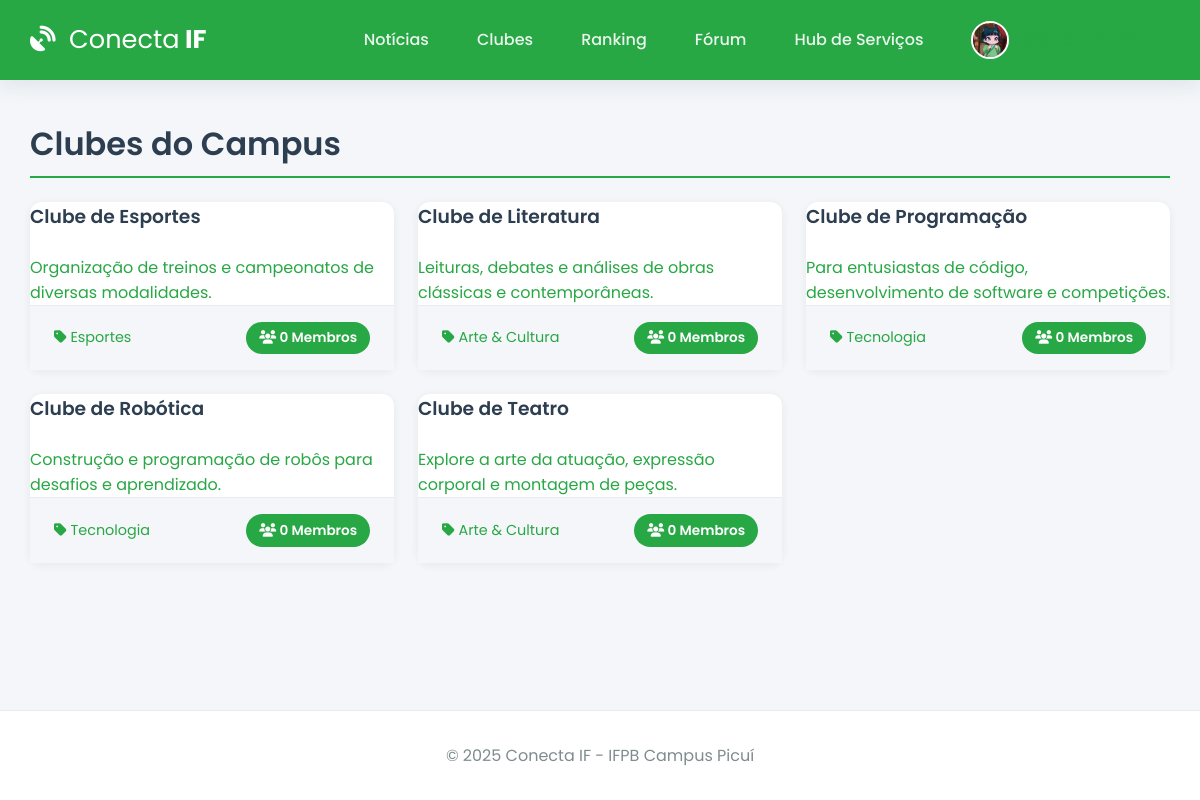
Page /clubes (signed in) on the committed database.
### app.py (models this page shows, shortened)
class User(db.Model):
    id = db.Column(db.Integer, primary_key=True)
    email = db.Column(db.String(120), unique=True, nullable=False)
    username = db.Column(db.String(12), unique=True, nullable=False)
    password_hash = db.Column(db.String(256), nullable=False)
    image_file = db.Column(db.String(100), nullable=False, default='default.jpg')
    eventos_inscritos = db.relationship('Evento', secondary=inscricao_evento_tabela, back_populates='alunos_inscritos', lazy='dynamic')
    clubes_membro = db.relationship('Clube', secondary=membros_clube_tabela, back_populates='membros', lazy='dynamic')
    topicos_criados = db.relationship('ForumTopico', backref='autor', lazy='dynamic', cascade="all, delete-orphan")
    posts_criados = db.relationship('ForumPost', backref='autor', lazy='dynamic', cascade="all, delete-orphan")

class Clube(db.Model):
    id = db.Column(db.Integer, primary_key=True)
    nome = db.Column(db.String(100), unique=True, nullable=False)
    descricao = db.Column(db.Text, nullable=False)
    categoria = db.Column(db.String(50), nullable=False)
    membros = db.relationship('User', secondary=membros_clube_tabela, back_populates='clubes_membro', lazy='dynamic')
    eventos = db.relationship('Evento', backref='clube_organizador', lazy='dynamic')

### app.py (the view)
@app.route('/clubes')
@login_required
def clubes():
    todos_clubes = Clube.query.order_by(Clube.nome).all()
    return render_template('clubes.html', clubes=todos_clubes)

### app.py (called while the page is built)
@app.before_request
def load_logged_in_user():
    user_id = session.get('user_id')
    g.user = User.query.get(user_id) if user_id else None
    if user_id and g.user is None:
        session.clear()

def login_required(f):
    @wraps(f)
    def decorated_function(*args, **kwargs):
        if g.user is None:
            flash('Você precisa fazer login para acessar esta página.', 'warning')
            return redirect(url_for('login'))
        return f(*args, **kwargs)
    return decorated_function

@app.context_processor
def inject_user_and_year():
    return dict(current_user_data=g.user, current_year=datetime.now(timezone.utc).year)

### templates/clubes.html (shortened to what this page needs)
{% extends 'base.html' %}
{% block content %}
    <h1 class="page-header">Clubes do Campus</h1>
    <div class="course-grid">
        {% for clube in clubes %}
            <a href="{{ url_for('detalhe_clube', clube_id=clube.id) }}" class="card-link">
                <div class="card course-card">
                    <h3>{{ clube.nome }}</h3>
                    <p class="text-muted">{{ clube.descricao|truncate(120) }}</p>
                    <div class="card-footer">
                        <span><i class="fas fa-tag"></i> {{ clube.categoria }}</span>
                        <span class="vagas-badge"><i class="fas fa-users"></i> {{ clube.membros.count() }} Membros</span>
                    </div>
                </div>
            </a>
        {% else %}
            <p>Nenhum clube encontrado.</p>
        {% endfor %}
    </div>
{% endblock %}

### templates/base.html (shortened to what this page needs)
<!DOCTYPE html>
<html lang="pt-br">
<head>
    <link rel="stylesheet" href="https://cdnjs.cloudflare.com/ajax/libs/font-awesome/6.5.2/css/all.min.css" />
    <link rel="stylesheet" href="{{ url_for('static', filename='css/style.css') }}">
</head>
<body>
    <header class="header">
        <div class="container">
            <nav class="navbar">
                <a class="navbar-brand" href="{{ url_for('noticias') if current_user_data else url_for('login') }}">
                    <i class="fas fa-satellite-dish"></i> <strong>Conecta</strong> IF
                </a>
                <div class="nav-links" id="nav-links">
                    {% if current_user_data %}
                        <a class="nav-item" href="{{ url_for('noticias') }}">Notícias</a>
                        <a class="nav-item" href="{{ url_for('clubes') }}">Clubes</a>
                        <a class="nav-item" href="{{ url_for('ranking') }}">Ranking</a>
                        <a class="nav-item" href="{{ url_for('forum') }}">Fórum</a>
                        <a class="nav-item" href="{{ url_for('hub_servicos') }}">Hub de Serviços</a>
                        <div class="nav-item user-menu">
                             <a class="user-menu-trigger" href="#">
                                 <img src="{{ url_for('static', filename='profile_pics/' + current_user_data.image_file) }}" class="nav-profile-image">
                                 <span>{{ current_user_data.username }}</span> <i class="fas fa-chevron-down dropdown-icon"></i>
                            </a>
                        </div>
                    {% else %}
                        <a href="{{ url_for('login') }}" class="nav-item">Entrar</a>
                        <a href="{{ url_for('register') }}" class="nav-item btn btn-outline">Registar</a>
                    {% endif %}
                </div>
            </nav>
        </div>
    </header>
    <main class="container">
        {% block content %}{% endblock %}
    </main>
    <footer class="footer">
        <p>&copy; {{ current_year }} Conecta IF - IFPB Campus Picuí</p>
    </footer>
</body>
</html>

### static/css/style.css (style rules this page uses)
:root { --ifpb-green: #28a745; --ifpb-green-dark: #218838; --dark-blue: #2c3e50; --light-gray: #ecf0f1; --medium-gray: #bdc3c7; --text-color: #34495e; --light-text: #7f8c8d; --background-color: #f4f6f9; --surface-color: #ffffff; --border-color: #e9ecef; --font-family-base: 'Poppins', sans-serif; --shadow-sm: 0 2px 8px rgba(44, 62, 80, 0.07); --shadow-md: 0 5px 20px rgba(44, 62, 80, 0.1); --border-radius: 12px; }
* { box-sizing: border-box; margin: 0; padding: 0; }
html { height: 100%; }
body { font-family: var(--font-family-base); background-color: var(--background-color); color: var(--text-color); display: flex; flex-direction: column; min-height: 100%; }
.container { width: 95%; max-width: 1200px; margin: 0 auto; }
main.container { flex-grow: 1; padding-top: 2.5rem; padding-bottom: 2.5rem; }
h1, h2, h3, h4 { font-weight: 600; color: var(--dark-blue); margin-bottom: 1.5rem; }
a { color: var(--ifpb-green); text-decoration: none; transition: color 0.2s; }
.header { background-color: var(--ifpb-green); padding: 0.8rem 0; box-shadow: var(--shadow-md); position: sticky; top: 0; z-index: 1000; }
.navbar { display: flex; justify-content: space-between; align-items: center; }
.navbar-brand { font-weight: 700; font-size: 1.6rem; color: var(--surface-color); }
.navbar-brand i { margin-right: 0.5rem; }
.navbar-brand strong { font-weight: 400; }
.nav-links { display: flex; align-items: center; gap: 1rem; }
.nav-item { color: rgba(255, 255, 255, 0.9); font-weight: 500; padding: 0.5rem 1rem; border-radius: var(--border-radius); transition: background-color 0.2s; }
.nav-profile-image { width: 38px; height: 38px; border-radius: 50%; margin-right: 10px; object-fit: cover; border: 2px solid var(--surface-color); }
.user-menu { position: relative; }
.user-menu-trigger { display: flex; align-items: center; cursor: pointer; }
.user-menu-trigger .dropdown-icon { font-size: 0.8em; margin-left: 0.5rem; transition: transform 0.2s; }
.card { background-color: var(--surface-color); border-radius: var(--border-radius); box-shadow: var(--shadow-sm); transition: all 0.3s ease-in-out; display: flex; flex-direction: column; height: 100%; }
.card .card-footer { padding: 1rem 1.5rem; background-color: var(--background-color); border-top: 1px solid var(--border-color); display: flex; justify-content: space-between; align-items: center; font-size: 0.9rem; }
.course-grid { display: grid; grid-template-columns: repeat(auto-fill, minmax(300px, 1fr)); gap: 1.5rem; }
.vagas-badge, .vagas-badge-lg { background-color: var(--ifpb-green); color: white; padding: 0.4rem 0.8rem; border-radius: 50px; font-size: 0.85rem; font-weight: 600; }
.page-header { border-bottom: 2px solid var(--ifpb-green); padding-bottom: 0.5rem; }
.footer { padding: 2rem 0; background-color: var(--surface-color); text-align: center; margin-top: auto; border-top: 1px solid var(--border-color); }
.footer p { margin: 0; color: var(--light-text); }

### rows in the picture
User: image_file (placeholder picture)
Clube: nome "Clube de Esportes", descricao "Organização de treinos e campeonatos de diversas modalidades.", categoria "Esportes", membros.count "0"
Clube: nome "Clube de Literatura", descricao "Leituras, debates e análises de obras clássicas e contemporâneas.", categoria "Arte & Cultura", membros.count "0"
Clube: nome "Clube de Programação", descricao "Para entusiastas de código, desenvolvimento de software e competições.", categoria "Tecnologia", membros.count "0"
Clube: nome "Clube de Robótica", descricao "Construção e programação de robôs para desafios e aprendizado.", categoria "Tecnologia", membros.count "0"
Clube: nome "Clube de Teatro", descricao "Explore a arte da atuação, expressão corporal e montagem de peças.", categoria "Arte & Cultura", membros.count "0"
